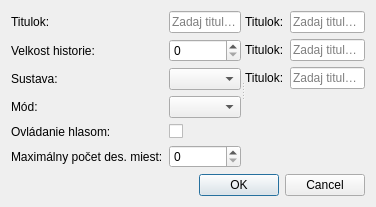
<?xml version="1.0" encoding="UTF-8"?>
<ui version="4.0">
 <class>FormDialog</class>
 <widget class="QDialog" name="FormDialog">
  <property name="geometry">
   <rect>
    <x>0</x>
    <y>0</y>
    <width>376</width>
    <height>203</height>
   </rect>
  </property>
  <property name="sizePolicy">
   <sizepolicy hsizetype="Fixed" vsizetype="Fixed">
    <horstretch>0</horstretch>
    <verstretch>0</verstretch>
   </sizepolicy>
  </property>
  <property name="windowTitle">
   <string>Dialog</string>
  </property>
  <layout class="QVBoxLayout" name="verticalLayout">
   <item>
    <widget class="QSplitter" name="splitter">
     <property name="orientation">
      <enum>Qt::Horizontal</enum>
     </property>
     <widget class="QWidget" name="">
      <layout class="QFormLayout" name="formLayout">
       <item row="0" column="0">
        <widget class="QLabel" name="label_6">
         <property name="text">
          <string>Titulok:</string>
         </property>
        </widget>
       </item>
       <item row="0" column="1">
        <widget class="QLineEdit" name="edtTitle">
         <property name="placeholderText">
          <string>Zadaj titulok...</string>
         </property>
        </widget>
       </item>
       <item row="1" column="0">
        <widget class="QLabel" name="label">
         <property name="text">
          <string>Velkost historie:</string>
         </property>
        </widget>
       </item>
       <item row="1" column="1">
        <widget class="QSpinBox" name="spinHistory"/>
       </item>
       <item row="2" column="0">
        <widget class="QLabel" name="label_2">
         <property name="text">
          <string>Sustava:</string>
         </property>
        </widget>
       </item>
       <item row="2" column="1">
        <widget class="QComboBox" name="cmbSystem"/>
       </item>
       <item row="3" column="0">
        <widget class="QLabel" name="label_3">
         <property name="text">
          <string>Mód:</string>
         </property>
        </widget>
       </item>
       <item row="3" column="1">
        <widget class="QComboBox" name="cmbMode"/>
       </item>
       <item row="4" column="0">
        <widget class="QLabel" name="label_4">
         <property name="text">
          <string>Ovládanie hlasom:</string>
         </property>
        </widget>
       </item>
       <item row="4" column="1">
        <widget class="QCheckBox" name="chkVoiceControl">
         <property name="text">
          <string/>
         </property>
        </widget>
       </item>
       <item row="5" column="0">
        <widget class="QLabel" name="label_5">
         <property name="text">
          <string>Maximálny počet des. miest:</string>
         </property>
        </widget>
       </item>
       <item row="5" column="1">
        <widget class="QSpinBox" name="spinDecimalPlaces"/>
       </item>
      </layout>
     </widget>
     <widget class="QWidget" name="">
      <layout class="QFormLayout" name="formLayout_2">
       <item row="0" column="0">
        <widget class="QLabel" name="label_7">
         <property name="text">
          <string>Titulok:</string>
         </property>
        </widget>
       </item>
       <item row="0" column="1">
        <widget class="QLineEdit" name="edtTitle_2">
         <property name="placeholderText">
          <string>Zadaj titulok...</string>
         </property>
        </widget>
       </item>
       <item row="1" column="0">
        <widget class="QLabel" name="label_8">
         <property name="text">
          <string>Titulok:</string>
         </property>
        </widget>
       </item>
       <item row="1" column="1">
        <widget class="QLineEdit" name="edtTitle_3">
         <property name="placeholderText">
          <string>Zadaj titulok...</string>
         </property>
        </widget>
       </item>
       <item row="2" column="0">
        <widget class="QLabel" name="label_9">
         <property name="text">
          <string>Titulok:</string>
         </property>
        </widget>
       </item>
       <item row="2" column="1">
        <widget class="QLineEdit" name="edtTitle_4">
         <property name="placeholderText">
          <string>Zadaj titulok...</string>
         </property>
        </widget>
       </item>
      </layout>
     </widget>
    </widget>
   </item>
   <item>
    <widget class="QDialogButtonBox" name="buttonBox">
     <property name="standardButtons">
      <set>QDialogButtonBox::Cancel|QDialogButtonBox::Ok</set>
     </property>
    </widget>
   </item>
  </layout>
 </widget>
 <resources/>
 <connections>
  <connection>
   <sender>buttonBox</sender>
   <signal>accepted()</signal>
   <receiver>FormDialog</receiver>
   <slot>accept()</slot>
   <hints>
    <hint type="sourcelabel">
     <x>161</x>
     <y>198</y>
    </hint>
    <hint type="destinationlabel">
     <x>129</x>
     <y>211</y>
    </hint>
   </hints>
  </connection>
  <connection>
   <sender>buttonBox</sender>
   <signal>rejected()</signal>
   <receiver>FormDialog</receiver>
   <slot>reject()</slot>
   <hints>
    <hint type="sourcelabel">
     <x>201</x>
     <y>197</y>
    </hint>
    <hint type="destinationlabel">
     <x>267</x>
     <y>176</y>
    </hint>
   </hints>
  </connection>
 </connections>
</ui>
